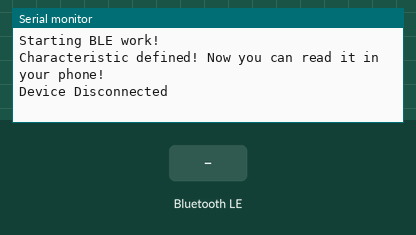
A sketch run on a simulated ESP32. Parts: the last lines printed to the serial monitor. The inputs (shaded band) are chosen by the test bench. Nothing arrives over Bluetooth unless stated; a phone connects over Bluetooth LE 3 s after start.

Above: at 1.2 s.
1.3 s: Bluetooth LE write "1" received
At 1.9 s:
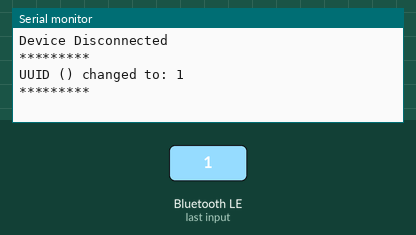
2.8 s: Bluetooth LE write "0" received
At 2.96 s:
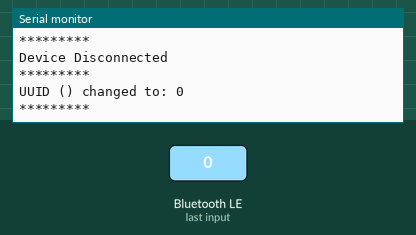
5.5 s: Bluetooth LE write "2" received
At 5.9 s:
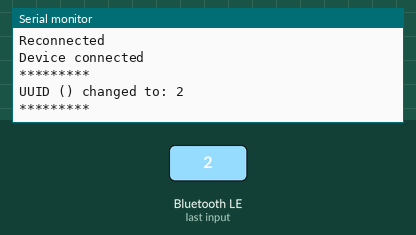

Measured:
- after the input at 1.3 s, the serial monitor: prints a new line at once (image 1)
- after the input at 2.8 s, the serial monitor: prints a new line at once (image 2)
- after the input at 5.5 s, the serial monitor: prints a new line at once (image 3)

The sketch:

totemSketch.ino
```cpp
//******************************TODO ***************************//
// create failsafe mode by shorting some pins

//******************************TODO ***************************//
#include <FastLED.h>
#include <BLEDevice.h>
#include <BLEUtils.h>
#include <BLEServer.h>
#include "FS.h"
#include "SD.h"
#include "SPI.h"


//test
#define NUM_LEDS 1

// For led chips like WS2812, which have a data line, ground, and power, you just
// need to define DATA_PIN.  For led chipsets that are SPI based (four wires - data, clock,
// ground, and power), like the LPD8806 define both DATA_PIN and CLOCK_PIN
// Clock pin only needed for SPI based chipsets when not using hardware SPI
#define DATA_PIN 3
#define CLOCK_PIN 13

// Define the array of leds
CRGB leds[NUM_LEDS];

// See the following for generating UUIDs:
// https://www.uuidgenerator.net/

BLEServer* pServer = NULL;
BLEService *pService = NULL;
BLECharacteristic* pCharacteristic = NULL;

bool deviceConnected = false;
bool oldDeviceConnected = false;
uint32_t value = 0;


#define SERVICE_UUID        "69d6506b-e6f4-4328-a251-0e0066583c15"


#define CHARACTERISTIC_UUID "beb5483e-36e1-4688-b7f5-ea07361b26a8"


#define CHAR_ID_A "17947533-3143-470c-9c12-0816383efdd8"
#define CHAR_ID_B "da7a77ec-5a68-45c8-972e-8442cac37928"
#define CHAR_ID_C "594ea33f-43da-4e62-9333-baf75af57c12"
#define CHAR_ID_D "84097d35-7f88-4bbb-9573-3b5f60f104b6"
#define CHAR_ID_E "5b7883e9-f159-4f98-938e-254691847ef8"
#define CHAR_ID_F "d50fd81c-38b8-4251-9ad9-67ad3363791e"
#define CHAR_ID_G "9bb19edf-25eb-4b41-8195-25bb1e6a41b9"
#define CHAR_ID_H "8069e5df-633d-4943-9b1a-f49a72992d6c"
#define CHAR_ID_I "eb65962a-0f0a-4aa5-a38f-5c9ce8852f11"
#define CHAR_ID_J "19929676-371d-4abb-ae50-8f14f2541656"

int uuidToInt(std::string uuid)
{
    std::string first(1, uuid[0]);
    std::string second(1, uuid[1]);

    return (std::stoi(first) * 10) + std::stoi(second);
}


class MyServerCallbacks: public BLEServerCallbacks {
    void onConnect(BLEServer* pServer) {
      deviceConnected = true;
      Serial.println("Connected");
    };

    void onDisconnect(BLEServer* pServer) {
      deviceConnected = false;
      Serial.println("Disconnected");
    }

    void onRead(BLECharacteristic* pCharacteristic, esp_ble_gatts_cb_param_t *param)
    {
      Serial.println("Read");
    }
    void onWrite(BLECharacteristic* pCharacteristic, esp_ble_gatts_cb_param_t *param)
    {
      Serial.println("Write");
    }
};


class MyCallbacks: public BLECharacteristicCallbacks {
    void onWrite(BLECharacteristic *pCharacteristic) {
      std::string rxValue = pCharacteristic->getValue();
      std::string uuid = pCharacteristic->getUUID().toString();

      if (rxValue.length() > 0) {
        Serial.println("*********");
        Serial.print("UUID (");

        for (int i = 0; i < uuid.length(); i++) {
          Serial.print(uuid[i]);
        }

        Serial.print(") changed to: ");

        for (int i = 0; i < rxValue.length(); i++) {
          Serial.print(rxValue[i]);
        }

        Serial.println();

        // Do stuff based on the command received from the app
//        if (rxValue.find("1") != -1) {
//          Serial.println("Turning ON!");
//          digitalWrite(LED, HIGH);
//        }
//        else if (rxValue.find("0") != -1) {
//          Serial.println("Turning OFF!");
//          digitalWrite(LED, LOW);
//        }

        Serial.println();
        Serial.println("*********");
      }
    }
};

void checkToReconnect() //added
{
  // disconnected so advertise
  if (!deviceConnected && oldDeviceConnected) {
    delay(500); // give the bluetooth stack the chance to get things ready
    pServer->startAdvertising(); // restart advertising
    Serial.println("Disconnected: start advertising");
    oldDeviceConnected = deviceConnected;
  }
  // connected so reset boolean control
  if (deviceConnected && !oldDeviceConnected) {
    // do stuff here on connecting
    Serial.println("Reconnected");
    oldDeviceConnected = deviceConnected;
  }
}


void setup() {
  uuidToInt(CHAR_ID_A);

  Serial.begin(115200);
  Serial.println("Starting BLE work!");

  BLEDevice::init("BASS CANYON TOTEM");
  pServer = BLEDevice::createServer();
  pServer->setCallbacks(new MyServerCallbacks());

  pService = pServer->createService(SERVICE_UUID);
  pCharacteristic = pService->createCharacteristic(
                               CHARACTERISTIC_UUID,
                               BLECharacteristic::PROPERTY_READ |
                               BLECharacteristic::PROPERTY_WRITE
                             );

  pCharacteristic->setValue("Hello World says Neil");
  pCharacteristic->setCallbacks(new MyCallbacks());

  pService->start();
  // BLEAdvertising *pAdvertising = pServer->getAdvertising();  // this still is working for backward compatibility
  BLEAdvertising *pAdvertising = BLEDevice::getAdvertising();
  pAdvertising->addServiceUUID(SERVICE_UUID);
  pAdvertising->setScanResponse(true);
  pAdvertising->setMinPreferred(0x06);  // functions that help with iPhone connections issue
  pAdvertising->setMinPreferred(0x12);
  BLEDevice::startAdvertising();
  Serial.println("Characteristic defined! Now you can read it in your phone!");
}

void loop() {
  checkToReconnect();


  if (deviceConnected) {
    Serial.println("Device connected");
//        pCharacteristic->setValue((uint8_t*)&value, 4);
//        pCharacteristic->notify();

//        value++;
//    std::string value = pCharacteristic->getValue();
//  Serial.print("The new characteristic value is: ");
//  Serial.println(value.c_str());
//        delay(10); // bluetooth stack will go into congestion, if too many packets are sent, in 6 hours test i was able to go as low as 3ms
    }
    else
    {
      Serial.println("Device Disconnected");
    }

  // put your main code here, to run repeatedly:
  delay(2000);
}
```
